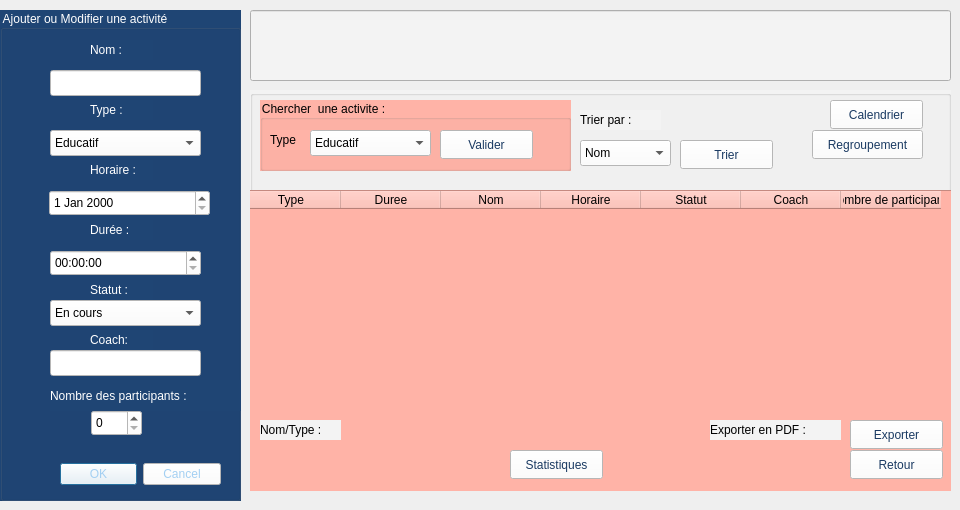
      <widget class="QWidget" name="tab_5">
       <attribute name="title">
        <string>Tab 1</string>
       </attribute>
       <widget class="QGroupBox" name="groupBox_2">
        <property name="geometry">
         <rect>
          <x>0</x>
          <y>10</y>
          <width>241</width>
          <height>491</height>
         </rect>
        </property>
        <property name="styleSheet">
         <string notr="true">
background-color: rgb(31, 69, 116);



color: rgb(255, 255, 255);
font: 12pt &quot;Times New Roman&quot;;</string>
        </property>
        <property name="title">
         <string>Ajouter ou Modifier une activité</string>
        </property>
        <widget class="QLabel" name="label_24">
         <property name="geometry">
          <rect>
           <x>90</x>
           <y>90</y>
           <width>63</width>
           <height>20</height>
          </rect>
         </property>
         <property name="styleSheet">
          <string notr="true">color: rgb(255, 255, 255);
font: 12pt &quot;Times New Roman&quot;;</string>
         </property>
         <property name="text">
          <string>Type :</string>
         </property>
        </widget>
        <widget class="QLabel" name="label_26">
         <property name="geometry">
          <rect>
           <x>90</x>
           <y>30</y>
           <width>63</width>
           <height>20</height>
          </rect>
         </property>
         <property name="styleSheet">
          <string notr="true">color: rgb(255, 255, 255);
font: 12pt &quot;Times New Roman&quot;;</string>
         </property>
         <property name="text">
          <string>Nom :</string>
         </property>
        </widget>
        <widget class="QLabel" name="label_27">
         <property name="geometry">
          <rect>
           <x>90</x>
           <y>150</y>
           <width>63</width>
           <height>20</height>
          </rect>
         </property>
         <property name="styleSheet">
          <string notr="true">color: rgb(255, 255, 255);
font: 12pt &quot;Times New Roman&quot;;</string>
         </property>
         <property name="text">
          <string>Horaire :</string>
         </property>
        </widget>
        <widget class="QLabel" name="label_28">
         <property name="geometry">
          <rect>
           <x>90</x>
           <y>210</y>
           <width>63</width>
           <height>20</height>
          </rect>
         </property>
         <property name="styleSheet">
          <string notr="true">color: rgb(255, 255, 255);
font: 12pt &quot;Times New Roman&quot;;</string>
         </property>
         <property name="text">
          <string>Durée :</string>
         </property>
        </widget>
        <widget class="QComboBox" name="comboBox_7">
         <property name="geometry">
          <rect>
           <x>50</x>
           <y>120</y>
           <width>151</width>
           <height>26</height>
          </rect>
         </property>
         <property name="styleSheet">
          <string notr="true">color: rgb(0, 0, 0);
background-color: rgb(255, 255,255);</string>
         </property>
         <item>
          <property name="text">
           <string>Educatif</string>
          </property>
         </item>
         <item>
          <property name="text">
           <string>Sportif</string>
          </property>
         </item>
         <item>
          <property name="text">
           <string>Culturel</string>
          </property>
         </item>
        </widget>
        <widget class="QLabel" name="label_29">
         <property name="geometry">
          <rect>
           <x>50</x>
           <y>370</y>
           <width>201</width>
           <height>31</height>
          </rect>
         </property>
         <property name="styleSheet">
          <string notr="true">color: rgb(255, 255, 255);
font: 12pt &quot;Times New Roman&quot;;</string>
         </property>
         <property name="text">
          <string>Nombre des participants :</string>
         </property>
        </widget>
        <widget class="QLabel" name="label_30">
         <property name="geometry">
          <rect>
           <x>90</x>
           <y>270</y>
           <width>63</width>
           <height>20</height>
          </rect>
         </property>
         <property name="styleSheet">
          <string notr="true">color: rgb(255, 255, 255);
font: 12pt &quot;Times New Roman&quot;;</string>
         </property>
         <property name="text">
          <string>Statut :</string>
         </property>
        </widget>
        <widget class="QLabel" name="label_31">
         <property name="geometry">
          <rect>
           <x>90</x>
           <y>320</y>
           <width>63</width>
           <height>20</height>
          </rect>
         </property>
         <property name="styleSheet">
          <string notr="true">color: rgb(255, 255, 255);
font: 12pt &quot;Times New Roman&quot;;</string>
         </property>
         <property name="text">
          <string>Coach:</string>
         </property>
        </widget>
        <widget class="QLineEdit" name="lineEdit_22">
         <property name="geometry">
          <rect>
           <x>50</x>
           <y>340</y>
           <width>151</width>
           <height>26</height>
          </rect>
         </property>
         <property name="styleSheet">
          <string notr="true">background-color: rgb(255, 255, 255);
color: rgb(0, 0, 0);</string>
         </property>
        </widget>
        <widget class="QComboBox" name="comboBox_10">
         <property name="geometry">
          <rect>
           <x>50</x>
           <y>290</y>
           <width>151</width>
           <height>26</height>
          </rect>
         </property>
         <property name="styleSheet">
          <string notr="true">background-color: rgb(255, 255, 255);
color: rgb(0, 0, 0);</string>
         </property>
         <item>
          <property name="text">
           <string>En cours</string>
          </property>
         </item>
         <item>
          <property name="text">
           <string>Termiée</string>
          </property>
         </item>
         <item>
          <property name="text">
           <string>Annulée</string>
          </property>
         </item>
        </widget>
        <widget class="QDialogButtonBox" name="buttonBox">
         <property name="geometry">
          <rect>
           <x>60</x>
           <y>450</y>
           <width>161</width>
           <height>29</height>
          </rect>
         </property>
         <property name="styleSheet">
          <string notr="true">font: 12pt &quot;Times New Roman&quot;;
color: rgb(163, 207, 242);

background-color:rgb(255,255,255);</string>
         </property>
         <property name="standardButtons">
          <set>QDialogButtonBox::StandardButton::Cancel|QDialogButtonBox::StandardButton::Ok</set>
         </property>
        </widget>
        <widget class="QSpinBox" name="spinBox">
         <property name="geometry">
          <rect>
           <x>91</x>
           <y>400</y>
           <width>51</width>
           <height>26</height>
          </rect>
         </property>
         <property name="styleSheet">
          <string notr="true">background-color: rgb(255, 255, 255);
color: rgb(0, 0, 0);</string>
         </property>
        </widget>
        <widget class="QLineEdit" name="lineEdit_19">
         <property name="geometry">
          <rect>
           <x>50</x>
           <y>60</y>
           <width>151</width>
           <height>26</height>
          </rect>
         </property>
         <property name="styleSheet">
          <string notr="true">background-color: rgb(255, 255, 255);
color: rgb(0, 0, 0);</string>
         </property>
        </widget>
        <widget class="QTimeEdit" name="timeEdit">
         <property name="geometry">
          <rect>
           <x>50</x>
           <y>240</y>
           <width>151</width>
           <height>26</height>
          </rect>
         </property>
         <property name="styleSheet">
          <string notr="true">background-color: rgb(255, 255, 255);
color: rgb(0, 0, 0);</string>
         </property>
        </widget>
        <widget class="QDateEdit" name="dateEdit">
         <property name="geometry">
          <rect>
           <x>49</x>
           <y>180</y>
           <width>161</width>
           <height>26</height>
          </rect>
         </property>
         <property name="styleSheet">
          <string notr="true">background-color: rgb(255, 255, 255);
color: rgb(0, 0, 0);
font: 12pt &quot;Times New Roman&quot;;</string>
         </property>
        </widget>
       </widget>
       <widget class="QLineEdit" name="lineEdit_25">
        <property name="geometry">
         <rect>
          <x>250</x>
          <y>10</y>
          <width>701</width>
          <height>71</height>
         </rect>
        </property>
        <property name="styleSheet">
         <string notr="true">background-color: rgb(243, 243, 243);</string>
        </property>
       </widget>
       <widget class="QGroupBox" name="groupBox_6">
        <property name="geometry">
         <rect>
          <x>250</x>
          <y>90</y>
          <width>701</width>
          <height>401</height>
         </rect>
        </property>
        <property name="styleSheet">
         <string notr="true">background-color: rgb(243, 243, 243);</string>
        </property>
        <property name="title">
         <string/>
        </property>
        <widget class="QLineEdit" name="lineEdit_29">
         <property name="geometry">
          <rect>
           <x>110</x>
           <y>330</y>
           <width>141</width>
           <height>26</height>
          </rect>
         </property>
         <property name="styleSheet">
          <string notr="true">background-color: rgb(255, 255, 255);
color: rgb(0, 0, 0);</string>
         </property>
        </widget>
        <widget class="QPushButton" name="pushButton_15">
         <property name="geometry">
          <rect>
           <x>260</x>
           <y>330</y>
           <width>93</width>
           <height>29</height>
          </rect>
         </property>
         <property name="styleSheet">
          <string notr="true">font: 10pt &quot;Times New Roman&quot;;
background-color:rgb(255,255,255);
color:rgb(26, 58, 98);
</string>
         </property>
         <property name="text">
          <string>Modifier</string>
         </property>
        </widget>
        <widget class="QPushButton" name="pushButton_16">
         <property name="geometry">
          <rect>
           <x>360</x>
           <y>330</y>
           <width>93</width>
           <height>29</height>
          </rect>
         </property>
         <property name="styleSheet">
          <string notr="true">font: 10pt &quot;Times New Roman&quot;;
color: rgb(26, 58, 98);

background-color: rgb(255, 255, 255);
</string>
         </property>
         <property name="text">
          <string>Supprmier</string>
         </property>
        </widget>
        <widget class="QLabel" name="label_35">
         <property name="geometry">
          <rect>
           <x>330</x>
           <y>20</y>
           <width>81</width>
           <height>20</height>
          </rect>
         </property>
         <property name="styleSheet">
          <string notr="true">font: 12pt &quot;Times New Roman&quot;;</string>
         </property>
         <property name="text">
          <string>Trier par :</string>
         </property>
        </widget>
        <widget class="QComboBox" name="comboBox_12">
         <property name="geometry">
          <rect>
           <x>330</x>
           <y>50</y>
           <width>91</width>
           <height>26</height>
          </rect>
         </property>
         <property name="styleSheet">
          <string notr="true">font: 10pt &quot;Times New Roman&quot;;
background-color: rgb(255, 255, 255);</string>
         </property>
         <item>
          <property name="text">
           <string>Nom</string>
          </property>
         </item>
         <item>
          <property name="text">
           <string>Type</string>
          </property>
         </item>
        </widget>
        <widget class="QPushButton" name="pushButton_17">
         <property name="geometry">
          <rect>
           <x>430</x>
           <y>50</y>
           <width>93</width>
           <height>29</height>
          </rect>
         </property>
         <property name="styleSheet">
          <string notr="true">font: 10pt &quot;Times New Roman&quot;;
color: rgb(26, 58, 98);

background-color: rgb(255, 255, 255);

</string>
         </property>
         <property name="text">
          <string>Trier</string>
         </property>
        </widget>
        <widget class="QTableWidget" name="tableWidget_3">
         <property name="geometry">
          <rect>
           <x>-10</x>
           <y>100</y>
           <width>1920</width>
           <height>1080</height>
          </rect>
         </property>
         <property name="styleSheet">
          <string notr="true">background-color: rgb(255, 179, 167);
font: 10pt &quot;Times New Roman&quot;;
color: rgb(0, 0, 0);</string>
         </property>
         <column>
          <property name="text">
           <string>Type</string>
          </property>
          <property name="background">
           <color>
            <red>255</red>
            <green>255</green>
            <blue>255</blue>
           </color>
          </property>
         </column>
         <column>
          <property name="text">
           <string>Duree</string>
          </property>
          <property name="background">
           <color>
            <red>255</red>
            <green>255</green>
            <blue>255</blue>
           </color>
          </property>
         </column>
         <column>
          <property name="text">
           <string>Nom</string>
          </property>
          <property name="background">
           <color>
            <red>255</red>
            <green>255</green>
            <blue>255</blue>
           </color>
          </property>
         </column>
         <column>
          <property name="text">
           <string>Horaire</string>
          </property>
          <property name="background">
           <color>
            <red>255</red>
            <green>255</green>
            <blue>255</blue>
           </color>
          </property>
         </column>
         <column>
          <property name="text">
           <string>Statut</string>
          </property>
          <property name="background">
           <color>
            <red>255</red>
            <green>255</green>
            <blue>255</blue>
           </color>
          </property>
         </column>
         <column>
          <property name="text">
           <string>Coach</string>
          </property>
          <property name="background">
           <color>
            <red>255</red>
            <green>255</green>
            <blue>255</blue>
           </color>
          </property>
         </column>
         <column>
          <property name="text">
           <string>Nombre de participants</string>
          </property>
          <property name="background">
           <color>
            <red>255</red>
            <green>255</green>
            <blue>255</blue>
           </color>
          </property>
         </column>
        </widget>
        <widget class="QLabel" name="label_36">
         <property name="geometry">
          <rect>
           <x>460</x>
           <y>330</y>
           <width>131</width>
           <height>20</height>
          </rect>
         </property>
         <property name="styleSheet">
          <string notr="true">font: 10pt &quot;Times New Roman&quot;;</string>
         </property>
         <property name="text">
          <string>Exporter en PDF :</string>
         </property>
        </widget>
        <widget class="QPushButton" name="pushButton_18">
         <property name="geometry">
          <rect>
           <x>600</x>
           <y>330</y>
           <width>93</width>
           <height>29</height>
          </rect>
         </property>
         <property name="styleSheet">
          <string notr="true">font: 10pt &quot;Times New Roman&quot;;
background-color: rgb(255, 255, 255);
color: rgb(26, 58, 98);
</string>
         </property>
         <property name="text">
          <string>Exporter</string>
         </property>
        </widget>
        <widget class="QPushButton" name="pushButton_19">
         <property name="geometry">
          <rect>
           <x>260</x>
           <y>360</y>
           <width>93</width>
           <height>29</height>
          </rect>
         </property>
         <property name="styleSheet">
          <string notr="true">font: 10pt &quot;Times New Roman&quot;;
color: rgb(26, 58, 98);

background-color: rgb(255, 255, 255);
</string>
         </property>
         <property name="text">
          <string>Statistiques</string>
         </property>
        </widget>
        <widget class="QLabel" name="label_37">
         <property name="geometry">
          <rect>
           <x>10</x>
           <y>330</y>
           <width>81</width>
           <height>20</height>
          </rect>
         </property>
         <property name="styleSheet">
          <string notr="true">font: 10pt &quot;Times New Roman&quot;;</string>
         </property>
         <property name="text">
          <string>Nom/Type :</string>
         </property>
        </widget>
        <widget class="QGroupBox" name="groupBox_7">
         <property name="geometry">
          <rect>
           <x>10</x>
           <y>10</y>
           <width>311</width>
           <height>71</height>
          </rect>
         </property>
         <property name="styleSheet">
          <string notr="true">font: 12pt &quot;Times New Roman&quot;;
background-color: rgb(255, 179, 167);





color: rgb(0, 0, 0);


</string>
         </property>
         <property name="title">
          <string>Chercher  une activite :</string>
         </property>
         <widget class="QLabel" name="label_33">
          <property name="geometry">
           <rect>
            <x>10</x>
            <y>30</y>
            <width>51</width>
            <height>20</height>
           </rect>
          </property>
          <property name="text">
           <string>Type</string>
          </property>
         </widget>
         <widget class="QPushButton" name="pushButton_13">
          <property name="geometry">
           <rect>
            <x>180</x>
            <y>30</y>
            <width>93</width>
            <height>29</height>
           </rect>
          </property>
          <property name="styleSheet">
           <string notr="true">font: 10pt &quot;Times New Roman&quot;;
background-color: rgb(255, 255, 255);

color: rgb(26, 58, 98);
</string>
          </property>
          <property name="text">
           <string>Valider</string>
          </property>
         </widget>
         <widget class="QComboBox" name="comboBox_8">
          <property name="geometry">
           <rect>
            <x>50</x>
            <y>30</y>
            <width>121</width>
            <height>26</height>
           </rect>
          </property>
          <property name="styleSheet">
           <string notr="true">
background-color: rgb(255, 255, 255);</string>
          </property>
          <item>
           <property name="text">
            <string>Educatif</string>
           </property>
          </item>
          <item>
           <property name="text">
            <string>Sportif</string>
           </property>
          </item>
          <item>
           <property name="text">
            <string>Culturel</string>
           </property>
          </item>
         </widget>
        </widget>
        <widget class="QPushButton" name="pushButton_20">
         <property name="geometry">
          <rect>
           <x>580</x>
           <y>10</y>
           <width>93</width>
           <height>29</height>
          </rect>
         </property>
         <property name="styleSheet">
          <string notr="true">font: 10pt &quot;Times New Roman&quot;;
background-color:rgb(255,255,255);
color:rgb(26, 58, 98);
</string>
         </property>
         <property name="text">
          <string>Calendrier</string>
         </property>
        </widget>
        <widget class="QPushButton" name="pushButton_21">
         <property name="geometry">
          <rect>
           <x>562</x>
           <y>40</y>
           <width>111</width>
           <height>29</height>
          </rect>
         </property>
         <property name="styleSheet">
          <string notr="true">font: 10pt &quot;Times New Roman&quot;;
background-color:rgb(255,255,255);
color:rgb(26, 58, 98);
</string>
         </property>
         <property name="text">
          <string>Regroupement</string>
         </property>
        </widget>
        <widget class="QPushButton" name="pushButton_22">
         <property name="geometry">
          <rect>
           <x>600</x>
           <y>360</y>
           <width>93</width>
           <height>29</height>
          </rect>
         </property>
         <property name="styleSheet">
          <string notr="true">font: 10pt &quot;Times New Roman&quot;;
background-color: rgb(255, 255, 255);
color: rgb(26, 58, 98);
</string>
         </property>
         <property name="text">
          <string>Retour</string>
         </property>
        </widget>
       </widget>
      </widget>
